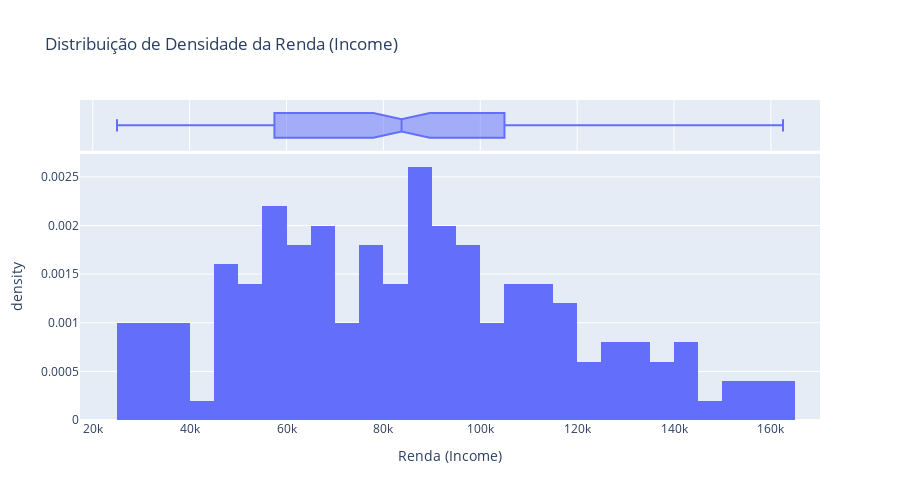

Here is the notebook cell this chart was saved with:
### Markdown cell above
## Análise Univariada

1. Credit Score (Pontuação de Crédito):
Insight: A base de clientes é majoritariamente de baixo risco, com a maior parte dos registros concentrada no score "High". Os scores "Average" e "Low" representam uma fatia menor, indicando que o foco da análise deve ser na diferenciação dos scores "High" e "Average".

3. Age (Idade)
Insight: A idade tem uma distribuição simétrica e relativamente concentrada (sem outliers visíveis, conforme a caixa), com a maioria dos clientes entre 28 e 45 anos (aproximadamente Q1 e Q3). A mediana está em torno de 36 anos.

4. Home Ownership (Situação da Moradia)
Insight: A maioria dos clientes tem casa própria ("Owned"), superando significativamente aqueles que alugam ("Rented"). Esta é uma característica de estabilidade na base, que se alinha à alta frequência de score "High".

4. Income (Renda/Salário)
Gráfico: Histograma de Densidade com Box Plot.
Insight Curto: A distribuição da Renda é enviesada positivamente (skewed right). A maioria dos clientes tem renda concentrada entre 40k e 100k, mas há uma longa cauda de alta renda se estendendo além de 160k, o que está visível tanto no histograma quanto na extensão do Box Plot superior. Recomendação: O enviesamento e os outliers na cauda superior justificam a normalização da renda para uso em modelos de Machine Learning (o que você já fez com o MinMaxScaler).


Não foram encontrados outiliers.

### Code cell
# GRÁFICOS ANALISE UNIVARIADA 

# Gráfico de barras com contagem de cada categoria
sns.countplot(x='Home Ownership', data=df)

plt.title('Distribuição dos Tipos de Moradia')
plt.xlabel('Home Ownership')
plt.ylabel('Frequência')
plt.xticks(rotation=45)
plt.show()

# Gráfico de barras com contagem de cada categoria
sns.countplot(x='Credit Score', data=df)

plt.title('Distribuição dos Tipos de Credit Score')
plt.xlabel('Credit Score')
plt.ylabel('Frequência')
plt.xticks(rotation=45)
plt.show()

sns.boxplot(x=df['Age'])

plt.title('Distribuição da Idade')
plt.xlabel('Idade')
plt.show()


# Salário
column_income = 'Income'

fig_density = px.histogram(
    df,
    x=column_income,
    
    # Adiciona a linha de densidade (curva KDE)
    histnorm='density',          # Normaliza a altura das barras para que a área total seja 1
    marginal='box',              # Adiciona um box plot na lateral para visualizar outliers
    
    title=f'Distribuição de Densidade da Renda ({column_income})',
    labels={
        column_income: 'Renda (Income)',
        'density': 'Densidade (Probabilidade)' # Eixo Y
    },
    nbins=50, # Aumenta o número de bins para mais detalhes
    height=500
)

# Adiciona a linha de densidade (Kernel Density Estimate - KDE)
# Isso é feito automaticamente pelo Plotly quando usamos histnorm='density' e nbins.

fig_density.show()

### Figure 1 — Plotly figure (JSON) as saved in the notebook; plotly's stock layout.template omitted (floating-point values rounded to 4 significant figures; data arrays with more than 128 entries replaced by an {"elided": "..."} marker saying what was removed)
{"data": [{"bingroup": "x", "histnorm": "density", "hovertemplate": "Renda (Income)=%{x}<br>density=%{y}<extra></extra>", "legendgroup": "", "marker": {"color": "#636efa", "pattern": {"shape": ""}}, "name": "", "nbinsx": 50, "orientation": "v", "showlegend": false, "type": "histogram", "x": {"elided": "164 float values"}, "xaxis": "x", "yaxis": "y"}, {"hovertemplate": "Renda (Income)=%{x}<extra></extra>", "legendgroup": "", "marker": {"color": "#636efa"}, "name": "", "notched": true, "showlegend": false, "type": "box", "x": {"elided": "164 float values"}, "xaxis": "x2", "yaxis": "y2"}], "layout": {"barmode": "relative", "height": 500, "legend": {"tracegroupgap": 0}, "title": {"text": "Distribuição de Densidade da Renda (Income)"}, "xaxis": {"anchor": "y", "domain": [0, 1], "title": {"text": "Renda (Income)"}}, "xaxis2": {"anchor": "y2", "domain": [0, 1], "matches": "x", "showgrid": true, "showticklabels": false}, "yaxis": {"anchor": "x", "domain": [0, 0.8316], "title": {"text": "density"}}, "yaxis2": {"anchor": "x2", "domain": [0.8416, 1], "matches": "y2", "showgrid": false, "showline": false, "showticklabels": false, "ticks": ""}}}
